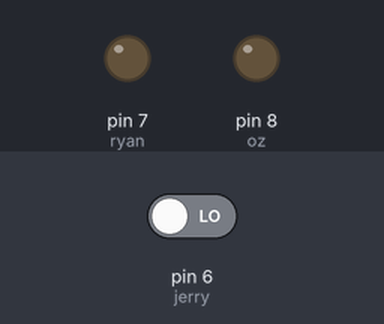
Bench run of a sketch on a simulated Arduino Uno, built with avr-gcc and run on an emulated ATmega328P. Shown: output pins drawn as LEDs (lit = HIGH). Dashed ring = blinking. Inputs (shaded band) come from the test bench; at power-on: pin 6 (jerry) LOW.

Above: at 1.2 s.
1.3 s: pin 6 (jerry) driven HIGH
At 1.71 s:
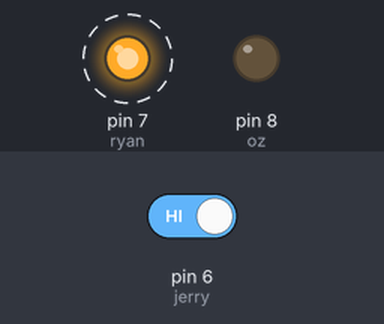
At 2.21 s:
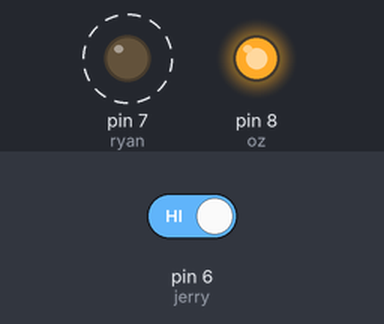
4.3 s: pin 6 (jerry) driven LOW
At 4.8 s:
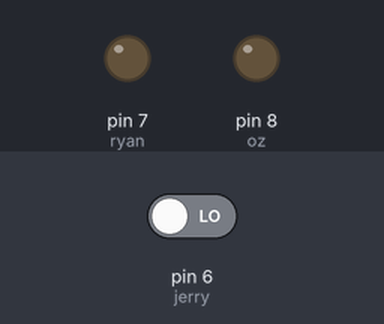
Timing chart, 0 to 7.3 s (numbered marks = the images above; inputs shaded):
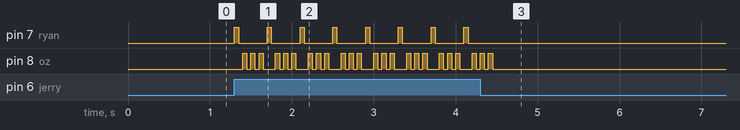

The sketch:

Arduino_Blinking_Lights.ino
```cpp
int ryan = 7;
int oz = 8;
int jerry = 6;

void blinkLed(int ryan, int del)

{
  pinMode(ryan, OUTPUT);
  digitalWrite(ryan, HIGH);
  delay(del);
  digitalWrite(ryan, LOW);
  delay(del);
    pinMode(oz, OUTPUT);
  digitalWrite(oz, HIGH);
  delay(del);
  digitalWrite(oz, LOW);
  delay(del);
}
void setup()
{
  pinMode(jerry,INPUT);
}
void loop()
{
  boolean buttonPressed= digitalRead(jerry);
  if (buttonPressed)
  {
  blinkLed(ryan, 50) ;
 blinkLed(oz, 50) ;
}
}
```

Measured:
- after the input at 1.3 s, pin 7 (ryan): alternates HIGH for 0.05 s and LOW for 0.35 s, starting at once; pin 8 (oz): LOW → HIGH after 0.10 s, then repeats every 0.40 s: 2 × (LOW 0.05 s, HIGH 0.05 s), LOW 0.15 s, HIGH 0.05 s
- after the input at 4.3 s, pin 7 (ryan): stops changing and stays LOW; pin 8 (oz): goes on until 4.5 s, then stays LOW
